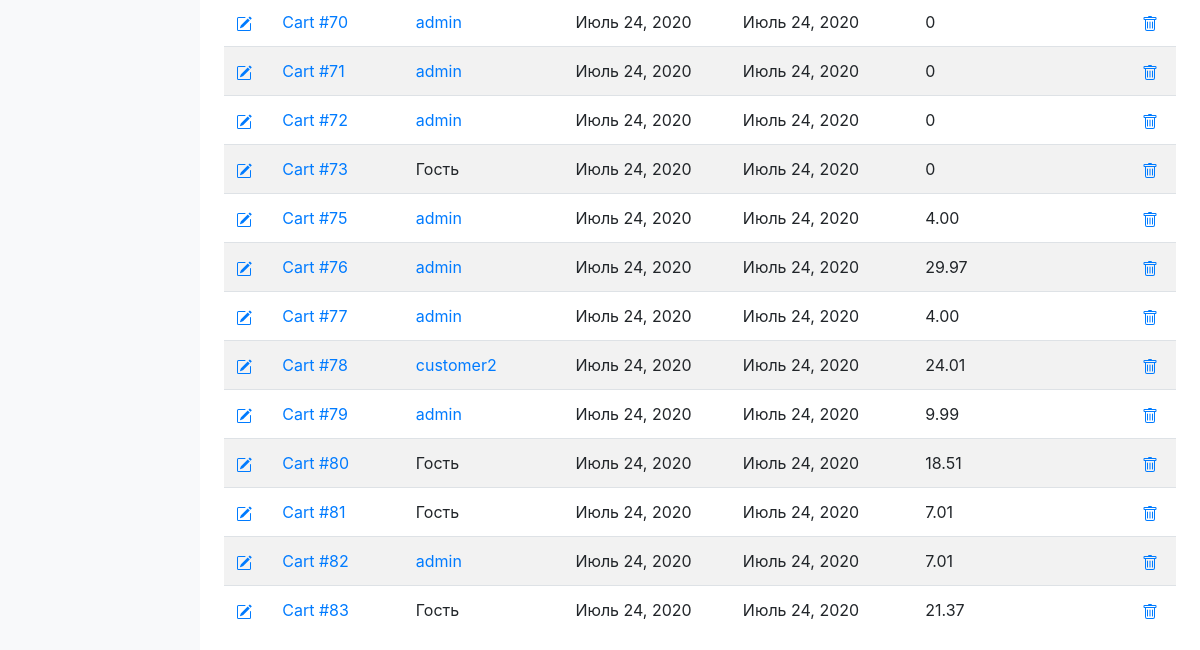
Page /s-admin/cart (signed in, lower part) on the earlier database version.
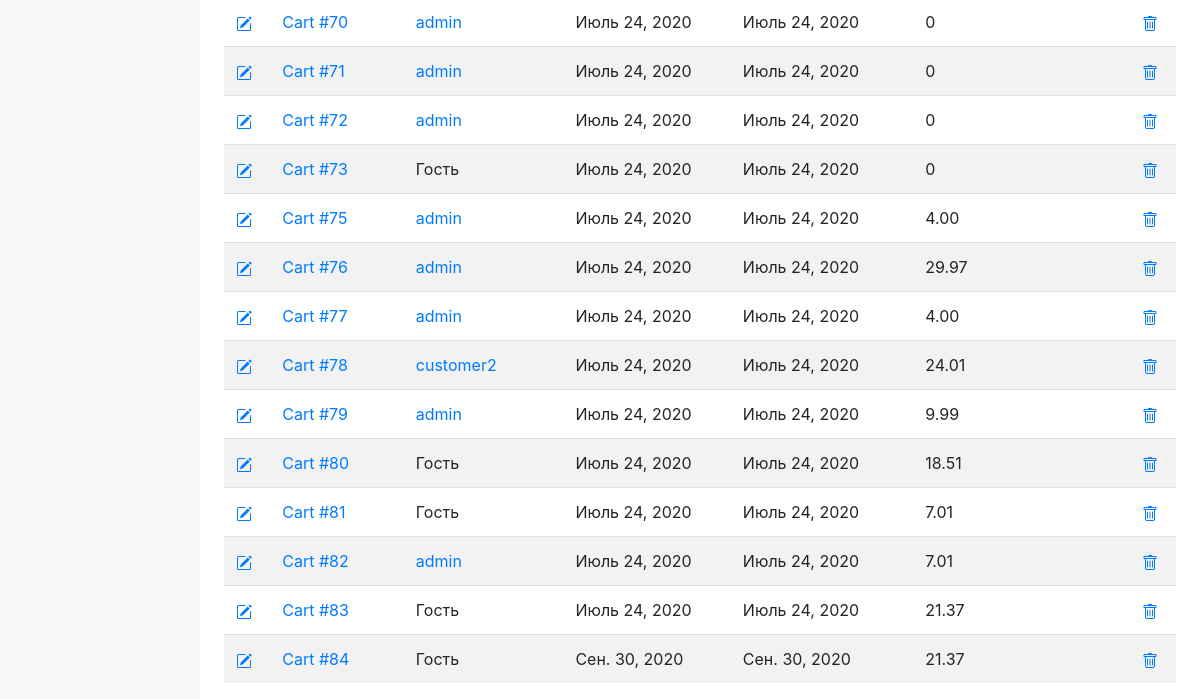
Same page on the later database version.
### cart/models.py (models this page shows, shortened)
class Cart(models.Model):
    user=models.ForeignKey(
        User,
        on_delete=models.CASCADE,
        related_name="carts",
        blank=True,
        null=True
    )
    create=models.DateField(
        verbose_name="Дата внесения в каталог",
        auto_now=False,
        auto_now_add=True
    )
    update=models.DateField(
        verbose_name="Дата последнего изменения",
        auto_now=True,
        auto_now_add=False
    )
    def totalprice(self):
        price=0
        for product in self.books.all():
            price+=product.price
        return price
    def __str__(self):
        return f'Cart #{self.pk}'

class BookInCart(models.Model):
    cart=models.ForeignKey(
        Cart,
        on_delete=models.CASCADE,
        related_name='books'
    )
    books=models.ForeignKey(
        Books,
        on_delete=models.CASCADE,
        related_name="books_in_cart"
    )
    qantity=models.IntegerField(
        verbose_name='Кол-во',
        default=1
    )
    @property
    def price(self):
        price=self.qantity*self.books.price
        if price==0:
            return 0
        return price
    class Meta:
        unique_together=(('cart','books'),)

### books/models.py (models this page shows, shortened)
class Books(models.Model):
    name=models.CharField(
        verbose_name="Имя книги",
        max_length=100
    )
    description = models.TextField(
        verbose_name='Описание книги',
        null=True,
        blank=True
    )
    picture=models.ImageField(
        verbose_name="Фото обложки",
        upload_to="books-pic",
        null=True,
        blank=True,
        default="books-pic/default.jpg"
    )
    price=models.DecimalField(
        verbose_name="Цена",
        max_digits=5,
        decimal_places=2,
        default=00.00
    )
    author=models.ManyToManyField(
        'Author',
        verbose_name="Автор",
        related_name="books_author"
    )
    series=models.ManyToManyField(
        'Series',
        verbose_name="Серия",
        related_name="series_books",
        blank=True,
    )
    genre=models.ManyToManyField(
        'Genre',
        verbose_name="Жанр",
        related_name="genre_books"
    )
    publishing_year=models.PositiveSmallIntegerField (
        verbose_name="Год издания",
        default=2020
    )
    count_page=models.IntegerField(
        verbose_name="Кол-во страниц",
        default=100
    )
    binging=models.ForeignKey(
        'Binging',
        verbose_name="Переплёт",
        on_delete=models.PROTECT,
        default=1
    )
    format_book=models.CharField(
        verbose_name="Формат",
        default="99x99",
        max_length=15
    )
    isbn=models.CharField(
        verbose_name="ISBN",
        default="999-1-88877-6",
        max_length=15
    )
    weight=models.PositiveSmallIntegerField(
        verbose_name="Вес(гр.)",
        default="100"
    )
    age_limit=models.CharField(
        verbose_name="Ограничение по возрасту",
        default="6+",
        max_length=3
    )
    publisher=models.ManyToManyField(
        'Publisher',
        verbose_name="Издательство",
        related_name="publisher_books"
    )
    count_book=models.IntegerField(
        verbose_name="Ко-во книг в наличии",
        default=100
    )
    availability=models.BooleanField(
        verbose_name="Наличие книги",
        default=True
    )
    rating=models.FloatField(
        verbose_name="Рейтинг",
        validators=[MinValueValidator(0), MaxValueValidator(10)],
        default=9
    )
    created=models.DateField(
        verbose_name="Дата внесения в каталог",
        auto_now=False,
        auto_now_add=True
    )
    updated=models.DateField(
        verbose_name="Дата последнего изменения",
        auto_now=True,
        auto_now_add=False
    )
    user=models.ForeignKey(
        User,
        on_delete=models.PROTECT,
        default=2
    )

### s_admin/views.py (the view)
# urls.py: path('cart', views.SAdminCartList.as_view(),name='cart'),
class SAdminCartList(LoginRequiredMixin,ListView):
    model=cart_model.Cart
    template_name='s_admin/cart/c_list.html'
    def get_queryset(self,*args,**kwargs):
        print(self.request.user.groups)
        if self.request.user.groups.filter(name='Customers'):
            return self.handle_no_permission()
        else:
            return self.model.objects.all()

### s_admin/templates/s_admin/cart/c_list.html (shortened to what this page needs)
{% extends "sadmin.html" %}
{% load crispy_forms_tags %}
    {% block main %}
        <table class="table table-striped" width="100%" >
            {% for cart in object_list %}
                <tr>
                  <td><a href="{% url 's-admin:cart_update' cart.pk %}"></a></td>
                  <td><a href="{% url 's-admin:cart_detail' cart.pk %}">{{cart}}</a></td>
                  {% if cart.user.prof_user.pk %}
                  <td><a href="{% url 's-admin:detail' cart.user.prof_user.pk %}">{{cart.user}}</a> </td>
                  {% else %}
                  <td>Гость </td>
                  {% endif %}
                  <td>{{cart.create}}</td>
                  <td>{{cart.update}}</td>
                  <td>{{cart.totalprice}}</td>
                  <td><a href="{% url 's-admin:cart_delete' cart.pk %}"></a></td>
                </tr>
        {% endfor %}
        </table>
{% endblock main %}

Differences in the rows shown:
added Cart: id "Cart #84", shows "Гость", create "Сен. 30, 2020", update "Сен. 30, 2020", totalprice "21.37"
